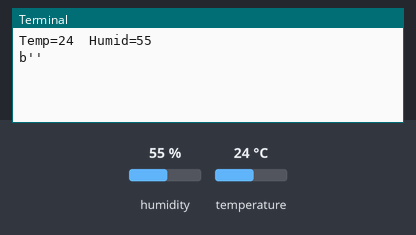
The program below on a simulated Raspberry Pi (BCM pin numbers). On the bench: the last lines printed to the terminal. The inputs (shaded band) are chosen by the test bench; at power-on: humidity 55 %, temperature 24 °C. Web requests get an empty 200 reply after 0.4 s.

Above: at 1.2 s.
1.3 s: humidity set to 22 %
At 6.71 s:
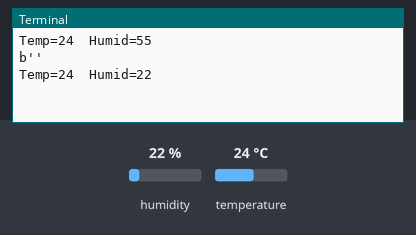
8.1 s: temperature set to 12 °C
At 13.9 s:
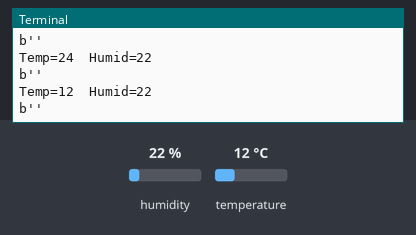
14.9 s: humidity set to 40 %
At 19.3 s:
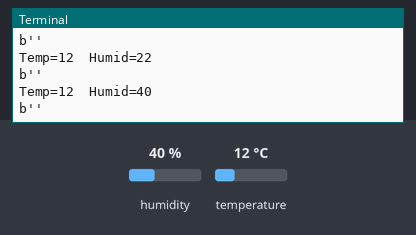
Timing chart, 0 to 20.8 s (numbered marks = the images above; inputs shaded):
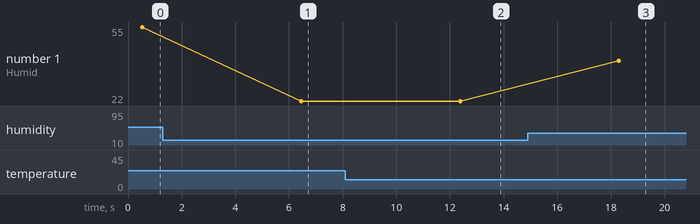

The program:

python_to_php.py
```python
#DHT 22 를 이용함.
#워드프레스 환경, phpmyadmin.


import urllib
import urllib.request
import http.client as httplib
import RPi.GPIO as gpio
import time
import Adafruit_DHT as dht
import sys
import warnings
warnings.filterwarnings('ignore')

DAT = 11

gpio.cleanup()
gpio.setmode(gpio.BCM)


def insertWebdb(temp, humid):
        headers = {"Content-type":"application/x-www-form-urlencoded"}
        params = urllib.parse.urlencode({'temp_1':temp, 'humid_1':humid}) #데이터 들어갈 애들

        conn=httplib.HTTPConnection("*******.*****.net:80")   #"host:port number"

        conn.request("POST", "/jeju/exam/nsj_test.php", params, headers)

        response = conn.getresponse()
        data = response.read()
        print (data)

        conn.close()

        #최선책

def urllibWebdb(temp, humid):
        params = urllib.parse.urlencode({'temp_1':temp, 'humid_1':humid})

        binary_data = params.encode('utf-8')

        resp = urllib.request.urlopen('http://*******.*****.net/*****/*******/test.php', binary_data)


        #차선책

try:
       while True:
             humidity, temperature = dht.read_retry(dht.DHT22, DAT)
             humid = round(humidity, 1)
             temp = round(temperature, 1)
             print("Temp=%d\tHumid=%d" % (temp, humid))
             insertWebdb(temp,humid)
             #urllibWebdb(temp,humid)

             time.sleep(5)

except KeyboardInterrupt:
     gpio.cleanup()
     sys.exit()
```

Measured:
- after the input at 1.3 s, the terminal: prints a new line after 5.2 s (image 1)
- after the input at 8.1 s, the terminal: prints a new line after 4.3 s (image 2)
- after the input at 14.9 s, the terminal: prints a new line after 3.4 s (image 3)
- plotted number 1: 55 → 22 after the input at 1.3 s, 22 → 40 after the input at 14.9 s
